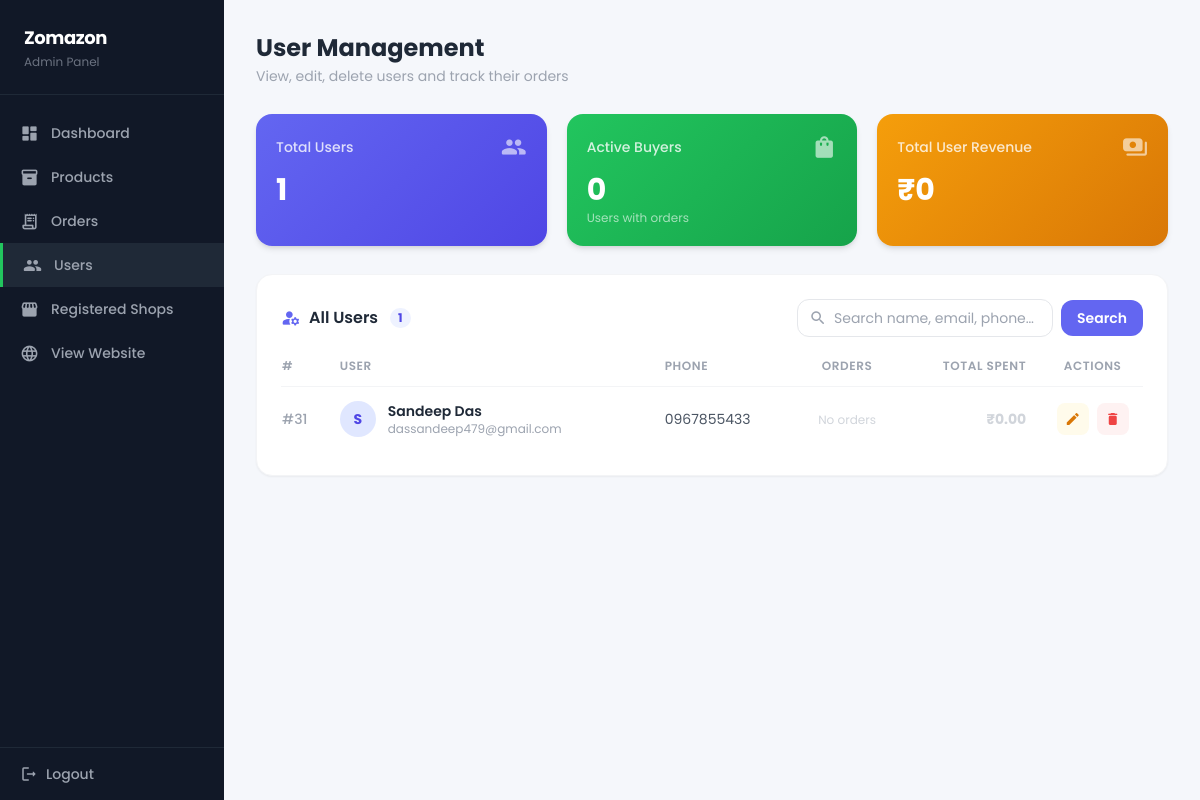
The app's page /Admin/users.php (signed in) with its own data.
### tables this page shows
CREATE TABLE `users` (
  `p_id` int(50) NOT NULL,
  `name` varchar(100) NOT NULL,
  `email` varchar(50) NOT NULL,
  `phone` varchar(10) NOT NULL,
  `address` varchar(150) NOT NULL,
  `password` varchar(255) DEFAULT NULL,
  `role` enum('user','admin') NOT NULL DEFAULT 'user',
  `created_at` int(11) NOT NULL DEFAULT current_timestamp(),
  `reset_token` varchar(255) DEFAULT NULL,
  `reset_expires` datetime DEFAULT NULL
);

### Admin/users.php (the view, shortened to what this page needs)
<?php
include "../config/db.php";
$search = isset($_GET['search']) ? trim($_GET['search']) : '';
if ($search !== '') {
    $safe = $conn->real_escape_string($search);
    $users_result = $conn->query("
        SELECT u.*,
               COUNT(o.id)   AS order_count,
               COALESCE(SUM(o.total), 0) AS total_spent
        FROM users u
        LEFT JOIN orders o ON o.user_id = u.p_id
        WHERE u.name LIKE '%$safe%' OR u.email LIKE '%$safe%' OR u.phone LIKE '%$safe%'
        GROUP BY u.p_id
        ORDER BY u.p_id DESC
    ");
} else {
    $users_result = $conn->query("
        SELECT u.*,
               COUNT(o.id)   AS order_count,
               COALESCE(SUM(o.total), 0) AS total_spent
        FROM users u
        LEFT JOIN orders o ON o.user_id = u.p_id
        GROUP BY u.p_id
        ORDER BY u.p_id DESC
    ");
}
$users = [];
while ($row = $users_result->fetch_assoc()) $users[] = $row;
$total_users   = count($users);
$active_users  = count(array_filter($users, fn($u) => $u['order_count'] > 0));
$total_revenue = array_sum(array_column($users, 'total_spent'));
?>
<!DOCTYPE html>
<html lang="en">
<head>
    <script src="https://cdn.tailwindcss.com"></script>
</head>
<body class="min-h-screen">
<aside class="fixed top-0 left-0 h-screen w-56 bg-gray-900 flex flex-col z-40">
    <div class="px-6 py-6 border-b border-gray-800">
        <h1 class="text-white font-bold text-lg tracking-tight">Zomazon</h1>
        <p class="text-gray-500 text-xs mt-0.5">Admin Panel</p>
    </div>
    <nav class="flex-1 py-4 overflow-y-auto">
        <?php
        $links = [
            ['dashboard.php',  'dashboard',   'Dashboard'],
            ['products.php',   'inventory_2', 'Products'],
            ['orders.php',     'receipt_long','Orders'],
            ['users.php',      'group',       'Users'],
            ['localshops.php', 'storefront',  'Registered Shops'],
            ['../index.php',   'language',    'View Website'],
        ];
        $current = basename($_SERVER['PHP_SELF']);
        foreach ($links as [$href, $icon, $label]):
            $active = ($current === basename($href)) ? 'active' : '';
        ?>
        <a href="<?php echo $href; ?>"
           class="nav-link <?php echo $active; ?> flex items-center gap-3 px-5 py-3 text-gray-400 hover:text-white text-sm font-medium">
            <span class="material-icons-round text-[19px]"><?php echo $icon; ?></span>
            <?php echo $label; ?>
        </a>
        <?php endforeach; ?>
    </nav>
    <div class="p-4 border-t border-gray-800">
        <a href="logout.php" class="flex items-center gap-2 text-gray-400 hover:text-red-400 transition-colors text-sm font-medium px-1">
            <span class="material-icons-round text-[18px]">logout</span>
            Logout
        </a>
    </div>
</aside>
<main class="ml-56 min-h-screen p-8">
    <div class="mb-7">
        <h2 class="text-2xl font-bold text-gray-800">User Management</h2>
        <p class="text-sm text-gray-400 mt-0.5">View, edit, delete users and track their orders</p>
    </div>
    <div class="grid grid-cols-1 sm:grid-cols-3 gap-5 mb-7">
        <div class="stat-card rounded-2xl p-5 text-white shadow-md"
             style="background:linear-gradient(135deg,#6366f1,#4f46e5)">
            <div class="flex items-center justify-between mb-3">
                <p class="text-sm font-medium opacity-80">Total Users</p>
                <span class="material-icons-round text-white/60 text-[26px]">group</span>
            </div>
            <p class="text-3xl font-bold"><?php echo $total_users; ?></p>
        </div>
        <div class="stat-card rounded-2xl p-5 text-white shadow-md"
             style="background:linear-gradient(135deg,#22c55e,#16a34a)">
            <div class="flex items-center justify-between mb-3">
                <p class="text-sm font-medium opacity-80">Active Buyers</p>
                <span class="material-icons-round text-white/60 text-[26px]">shopping_bag</span>
            </div>
            <p class="text-3xl font-bold"><?php echo $active_users; ?></p>
            <p class="text-xs opacity-60 mt-0.5">Users with orders</p>
        </div>
        <div class="stat-card rounded-2xl p-5 text-white shadow-md"
             style="background:linear-gradient(135deg,#f59e0b,#d97706)">
            <div class="flex items-center justify-between mb-3">
                <p class="text-sm font-medium opacity-80">Total User Revenue</p>
                <span class="material-icons-round text-white/60 text-[26px]">payments</span>
            </div>
            <p class="text-3xl font-bold">₹<?php echo number_format($total_revenue, 0); ?></p>
        </div>
    </div>
    <div class="bg-white rounded-2xl shadow-sm border border-gray-100 p-6">
        <div class="flex items-center justify-between gap-4 mb-5">
            <h3 class="text-base font-semibold text-gray-800 flex items-center gap-2">
                <span class="material-icons-round text-indigo-500 text-[20px]">manage_accounts</span>
                All Users
                <span class="bg-indigo-50 text-indigo-600 text-xs font-bold px-2 py-0.5 rounded-full ml-1"><?php echo $total_users; ?></span>
            </h3>
            <form method="get" class="flex items-center gap-2">
                <div class="relative">
                    <span class="material-icons-round absolute left-3 top-1/2 -translate-y-1/2 text-gray-400 text-[18px]">search</span>
                    <input type="text" name="search" value="<?php echo htmlspecialchars($search); ?>"
                           placeholder="Search name, email, phone…"
                           class="pl-9 pr-4 py-2 border border-gray-200 rounded-xl text-sm w-64 transition-all">
                </div>
                <button type="submit"
                        class="bg-indigo-500 hover:bg-indigo-600 text-white px-4 py-2 rounded-xl text-sm font-semibold transition-colors">
                    Search
                </button>
            </form>
        </div>
        <?php if (empty($users)): ?>
        <div class="text-center py-16 text-gray-400">
            <span class="material-icons-round text-5xl mb-2 block">person_off</span>
            <p class="font-medium">No users found.</p>
        </div>
        <?php else: ?>
        <div class="overflow-x-auto">
            <table class="w-full text-sm">
                <thead>
                    <tr class="text-left text-xs text-gray-400 uppercase tracking-wider border-b border-gray-100">
                        <th class="pb-3 font-semibold pr-4">#</th>
                        <th class="pb-3 font-semibold pr-4">User</th>
                        <th class="pb-3 font-semibold pr-4">Phone</th>
                        <th class="pb-3 font-semibold pr-4 text-center">Orders</th>
                        <th class="pb-3 font-semibold pr-4 text-right">Total Spent</th>
                        <th class="pb-3 font-semibold text-center">Actions</th>
                    </tr>
                </thead>
                <tbody class="divide-y divide-gray-50">
                    <?php foreach ($users as $u): ?>
                    <tr>
                        <td class="py-3.5 pr-4 text-gray-400 font-medium">#<?php echo $u['p_id']; ?></td>
                        <td class="py-3.5 pr-4">
                            <div class="flex items-center gap-3">
                                <div class="w-9 h-9 rounded-full bg-indigo-100 text-indigo-600 flex items-center justify-center font-bold text-sm shrink-0">
                                    <?php echo strtoupper(substr($u['name'] ?? 'U', 0, 1)); ?>
                                </div>
                                <div>
                                    <p class="font-semibold text-gray-800"><?php echo htmlspecialchars($u['name']); ?></p>
                                    <p class="text-xs text-gray-400"><?php echo htmlspecialchars($u['email']); ?></p>
                                </div>
                            </div>
                        </td>
                        <td class="py-3.5 pr-4 text-gray-600"><?php echo htmlspecialchars($u['phone'] ?? '—'); ?></td>
                        <td class="py-3.5 pr-4 text-center">
                            <?php if ($u['order_count'] > 0): ?>
                            <button onclick="viewOrders(<?php echo $u['p_id']; ?>, <?php echo htmlspecialchars(json_encode($u['name']), ENT_QUOTES); ?>)"
                                    class="inline-flex items-center gap-1 bg-indigo-50 hover:bg-indigo-100 text-indigo-600 px-3 py-1 rounded-full text-xs font-bold transition-colors">
                                <span class="material-icons-round text-[13px]">receipt_long</span>
                                <?php echo $u['order_count']; ?> order<?php echo $u['order_count'] > 1 ? 's' : ''; ?>
                            </button>
                            <?php else: ?>
                            <span class="text-gray-300 text-xs">No orders</span>
                            <?php endif; ?>
                        </td>
                        <td class="py-3.5 pr-4 text-right font-bold <?php echo $u['total_spent'] > 0 ? 'text-green-600' : 'text-gray-300'; ?>">
                            ₹<?php echo number_format($u['total_spent'], 2); ?>
                        </td>
                        <td class="py-3.5">
                            <div class="flex items-center justify-center gap-2">
                                <button onclick="openEdit(<?php echo htmlspecialchars(json_encode($u), ENT_QUOTES); ?>)"
                                        class="w-8 h-8 rounded-lg bg-amber-50 hover:bg-amber-100 text-amber-600 flex items-center justify-center transition-colors"
                                        title="Edit user">
                                    <span class="material-icons-round text-[16px]">edit</span>
                                </button>
                                <form method="post" onsubmit="return confirm('Delete this user? This cannot be undone.')">
                                    <button type="submit" name="delete_user"
                                            class="w-8 h-8 rounded-lg bg-red-50 hover:bg-red-100 text-red-500 flex items-center justify-center transition-colors"
                                            title="Delete user">
                                        <span class="material-icons-round text-[16px]">delete</span>
                                    </button>
                                </form>
                            </div>
                        </td>
                    </tr>
                    <?php endforeach; ?>
                </tbody>
            </table>
        </div>
        <?php endif; ?>
    </div>
</main>
</body>
</html>

### Admin/users.php (style rules this page uses)
body { font-family: 'Poppins', sans-serif; background: #f5f7fb; }
.nav-link { transition: background .15s, color .15s; }
.nav-link.active { background: #1f2937; border-left: 3px solid #22c55e; }
tbody tr { transition: background .1s; }
.stat-card { transition: transform .2s, box-shadow .2s; }

### records on screen
users: p_id "31", name "S", name "Sandeep Das", email "dassandeep479@gmail.com", phone "0967855433", total_spent "0.00"

### other values on screen
$label "Dashboard"
$label "Products"
$label "Orders"
$label "Users"
$label "Registered Shops"
$label "View Website"
$total_users "1"
$active_users "0"
$total_revenue "0"
